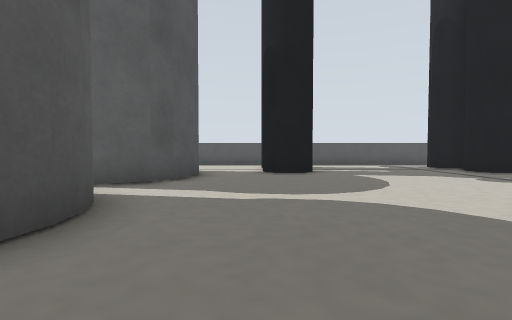
view 1 (above)

24 first-person views from a walk through a Gazebo world. The camera is 0.07 m above the floor, tilts 2° down and sees 85° across. The floor is counted in squares, 0.1 m on a side. Each view is taken from the middle of a square. On the plan, view 1 faces up. The plan holds only what a view shows up to about 9 squares ahead; the rest is blank. The place goes on beyond the plan. Some stock models are drawn as simple stand-ins.

view 2
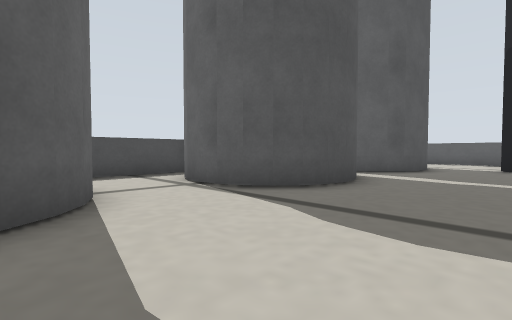

view 3
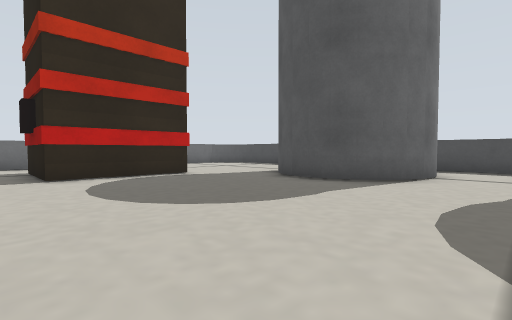

view 4
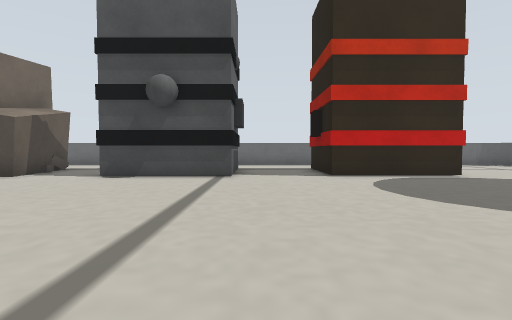

view 5
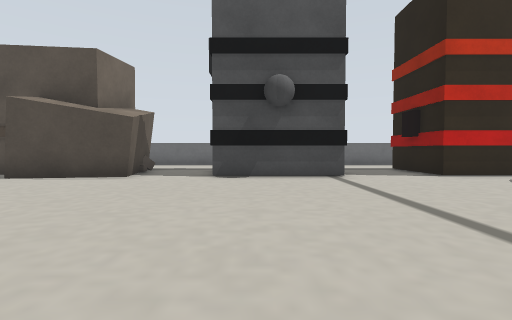

view 6
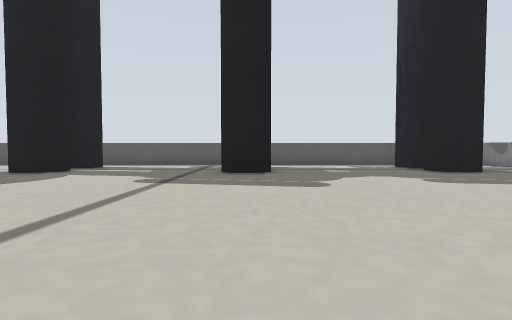

view 7
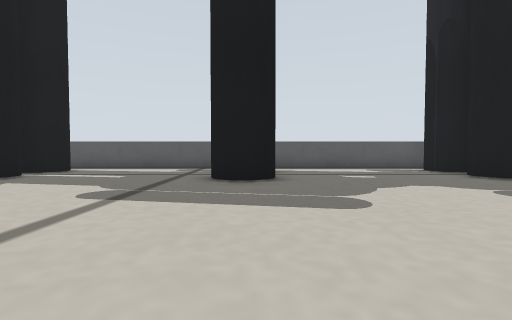

view 8
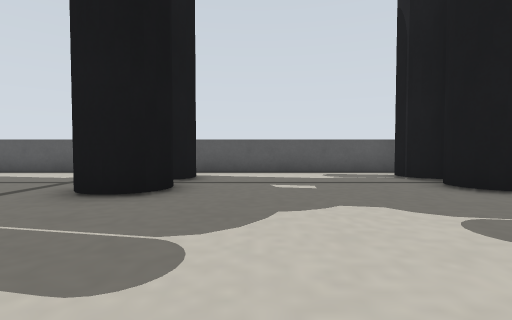

view 9
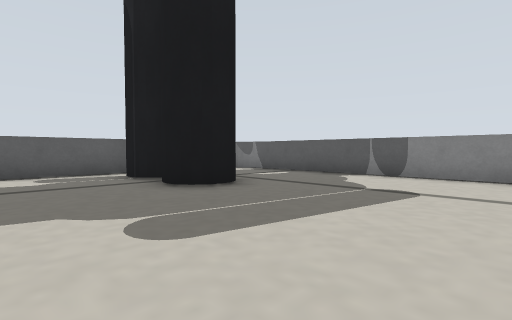

view 10
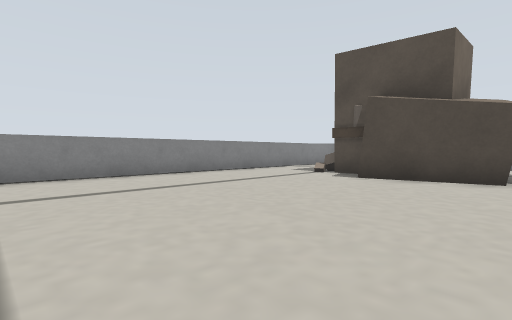

view 11
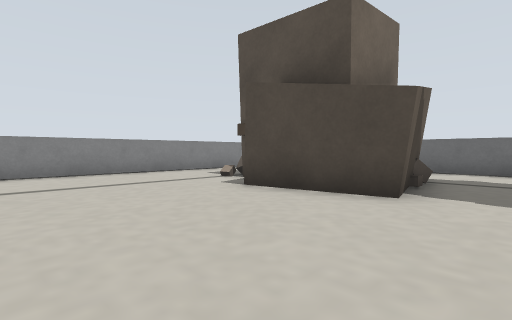

view 12
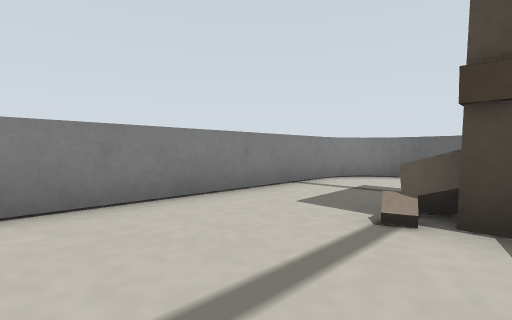

view 13
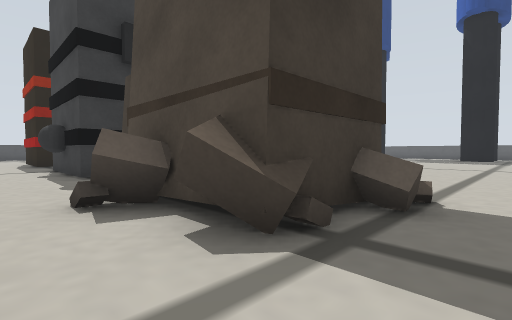

view 14
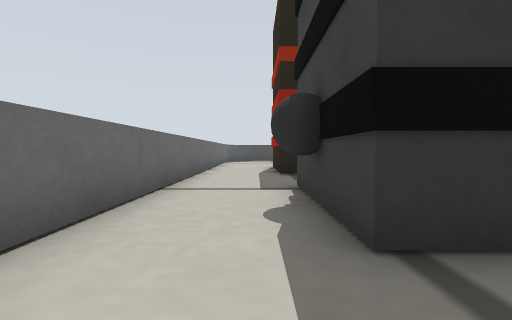

view 15
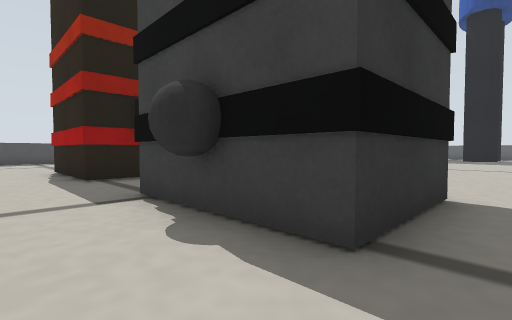

view 16
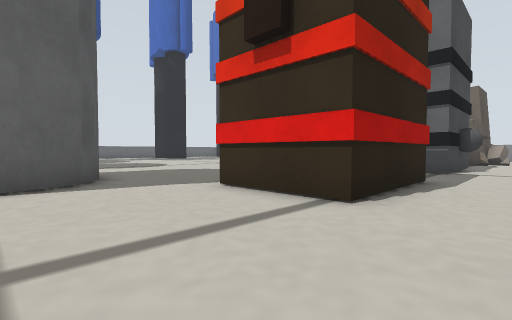

view 17
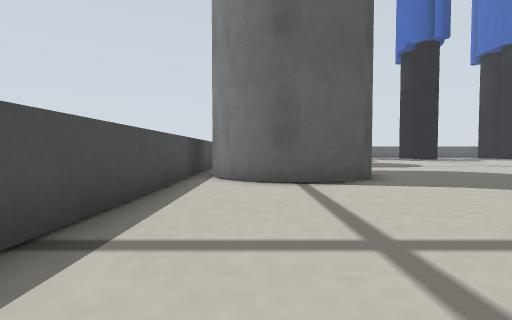

view 18
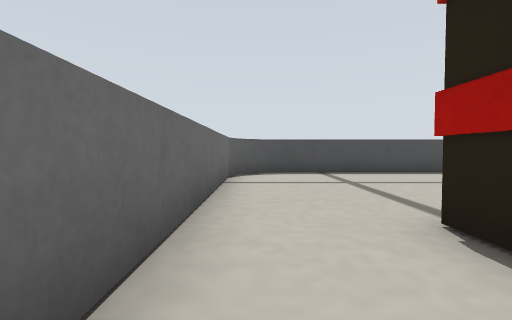

view 19
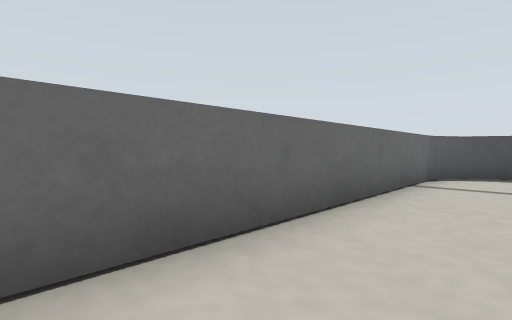

view 20
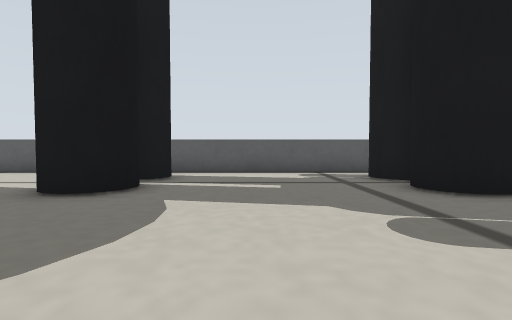

view 21
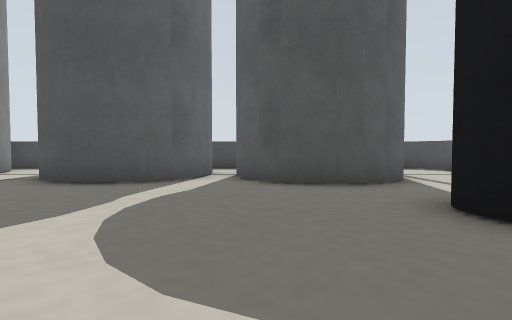

view 22
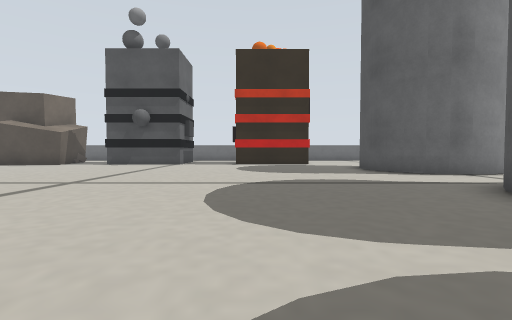

view 23
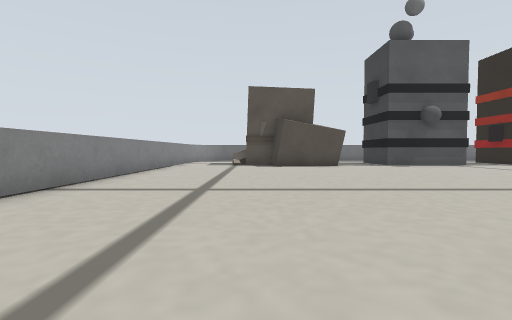

view 24
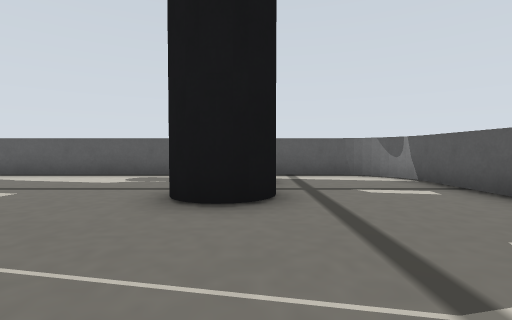

### Floor plan
Key: @ floor where view 1 was taken; # wall or solid block; . floor; P person; B bin; U building; C collapsed building; G grey box.
Columns run from 7 left of view 1 to 19 right of it. Each row starts with its distance up from view 1.
 13    ##   ################GG
 12     ..   .....  .....P ..GG
 11     ... PP....PP.....P ...G
 10     B.. P.....PP.....P ...#
  9     BB.PPP....PP.....PP...#
  8      B..P.....PP..........#
  7      B....................#
  6     BB....................#
  5   BBB.....................#
  4     BB....................#
  3      B...................
  2 #    B....................
  1 # BBBB....................#
  0 #.BB...@..................#
 -1 #.........................#
 -2 #.BBB.....................#
 -3 #   BB....................#
 -4 #    B....................#
 -5 #B   B....................#
 -6 #.BBB.....................#
 -7 #......UUUU..UUUU.CCCC....#
 -8 #.....UUUUU..U  U.CCCCCC..#
 -9 #.....U   U..U  U..C  CC..#
-10 #.....UUUUU..UUUU..CCCCC..#
-11 G.............UU....CCC...G
-12 GG.......................GG
-13  GG##################  #GG

Where each view was taken, in squares from view 1:
view 1: 0 up, 0 right, facing up
view 2: 3 down, 1 right, facing up-left
view 3: 0 up, 4 right, facing down-left
view 4: 0 up, 5 right, facing down
view 5: 0 up, 8 right, facing down
view 6: 0 up, 8 right, facing up
view 7: 2 up, 8 right, facing up
view 8: 4 up, 10 right, facing up
view 9: 4 up, 11 right, facing up-right
view 10: 0 up, 11 right, facing down-right
view 11: 3 down, 10 right, facing down-right
view 12: 5 down, 15 right, facing down-right
view 13: 12 down, 17 right, facing up-left
view 14: 11 down, 11 right, facing left
view 15: 12 down, 10 right, facing up-left
view 16: 12 down, 4 left, facing up-right
view 17: 12 down, 5 left, facing up
view 18: 12 down, 2 right, facing left
view 19: 11 down, 2 right, facing down-left
view 20: 4 up, 4 right, facing up
view 21: 6 up, 4 right, facing left
view 22: 6 up, 2 right, facing down
view 23: 5 up, 15 right, facing down
view 24: 5 up, 15 right, facing up
